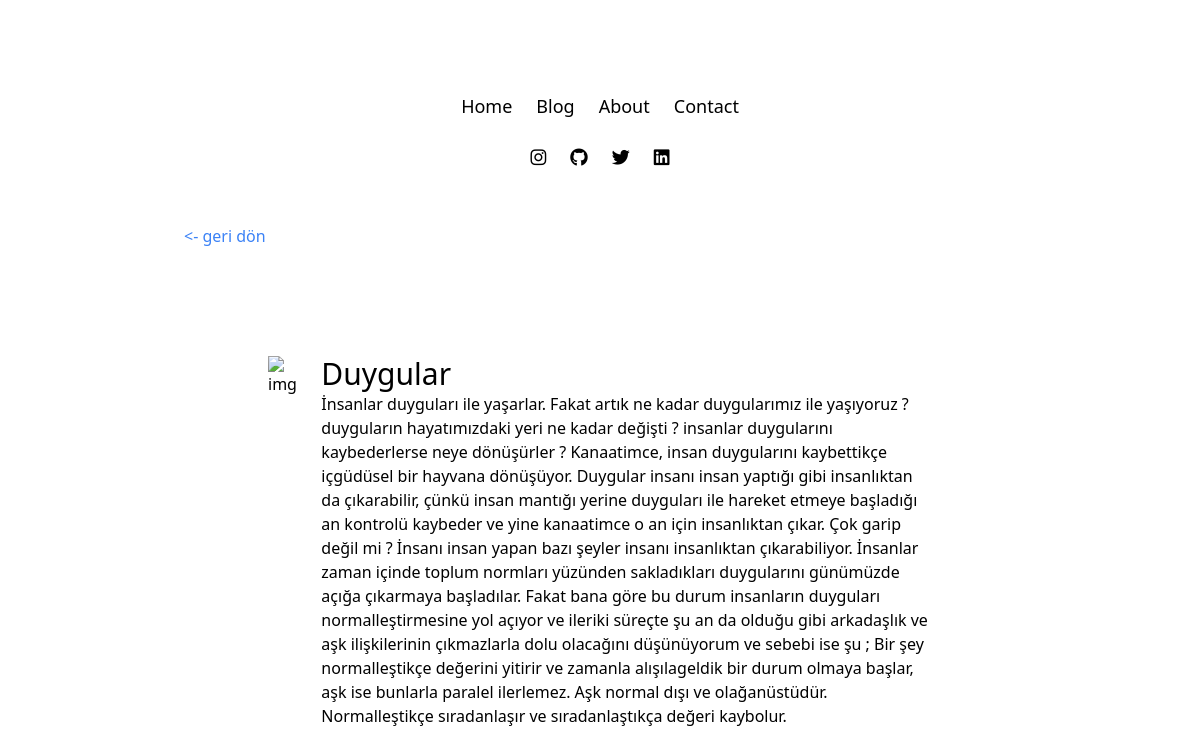
Screenshot of /details/3 with the database file from the repository.
### blogapp/models.py (models this page shows)
class Blog(models.Model):
    image = models.CharField(max_length=200)
    title = models.CharField(max_length=200)
    description = models.TextField()
    pub_date = models.DateTimeField(auto_now_add=True)

### blogapp/views.py (the view)
# urls.py: path('details/<int:id>', views.details, name="details")
def details(request, id):
    blog = Blog.objects.get(id = id)
    return render(request, 'details.html',{
        "blogs": blog
    })

### blogapp/templates/details.html (shortened to what this page needs)
{% extends 'base.html' %}
{% block content %}
{% include 'partials/detailsNavbar.html' %}
<div class="m-24 sm:flex justify-between">
    <img src="{{ blogs.image }}" alt="img" class="m-3 object-contain h-48 w-96 ..." >
    <div class="context m-3">
        <h1 class="text-3xl">{{ blogs.title }}</h1>
        <p>{{ blogs.description }}</p>
    </div>
</div>
{% endblock %}

### templates/base.html (shortened to what this page needs)
<!DOCTYPE html>
<html lang="en">
<head>
    <script src="https://cdn.tailwindcss.com"></script>
</head>
<body class="mx-12 md:mx-40 my-10  flex flex-col min-h-screen">
    {% include 'partials/_navbar.html' %}
    {% block content %}
    {% endblock %}
</body>
</html>

### templates/partials/_navbar.html
<div class="navbar m-10">
    <ul class="flex justify-center text-md sm:text-lg">
        <li {% if request.path == '/home' %}class="text-blue-500 p-3 hover:text-gray-500"{% endif %} class="p-3 hover:text-gray-500"><a href="{% url 'home' %}">Home</a></li>
        <li {% if request.path == '/blog' %}class="text-blue-500 p-3 hover:text-gray-500"{% endif %} class="p-3 hover:text-gray-500"><a href="{% url 'blog' %}">Blog</a></li>
        <li {% if request.path == '/about' %}class="text-blue-500 p-3 hover:text-gray-500"{% endif %} class="p-3 hover:text-gray-500"><a href="{% url 'about' %}">About</a></li>
        <li {% if request.path == '/contact' %}class="text-blue-500 p-3 hover:text-gray-500"{% endif %} class="p-3 hover:text-gray-500"><a href="{% url 'contact' %}">Contact</a></li>
    </ul>
    <div class="icons flex justify-center">
        <a href="https://instagram.com/g0khanism"><i class="fa-brands fa-instagram p-3 text-lg"></i></a>
        <a href="https://github.com/gokhanylmaz"><i class="fa-brands fa-github p-3 text-lg"></i></a>
        <a href="https://x.com/gokhansamaa"><i class="fa-brands fa-twitter p-3 text-lg"></i></a>
        <a href="https://www.linkedin.com/in/gökhan-yılmaz-a141a6210/"><i class="fa-brands fa-linkedin p-3 text-lg"></i></a>
    </div>
</div>

### blogapp/templates/partials/detailsNavbar.html
<div class="detailsnavbar mx-6 text-blue-500">
   <a href="{% url 'blog'%}"><- geri dön </a>
</div>

### rows the page displays
Blog: title "Duygular", description "İnsanlar duyguları ile yaşarlar. Fakat artık ne kadar duygularımız ile yaşıyoruz ? duyguların hayatımızdaki yeri ne kadar değişti ? insanlar duygularını kaybederlerse neye dönüşürler ? Kanaatimce, insan duygularını kaybettikçe içgüdüsel bir hayvana dönüşüyor. Duygular insanı insan yaptığı gibi insanlıktan da çıkarabilir, çünkü insan mantığı yerine duyguları ile hareket etmeye başladığı an kontrolü kaybeder ve yine kanaatimce o an için insanlıktan çıkar. Çok garip değil mi ? İnsanı insan yapan bazı şeyler insanı insanlıktan çıkarabiliyor. İnsanlar zaman içinde toplum normları yüzünden sakladıkları duygularını günümüzde açığa çıkarmaya başladılar. Fakat bana göre bu durum insanların duyguları…"
